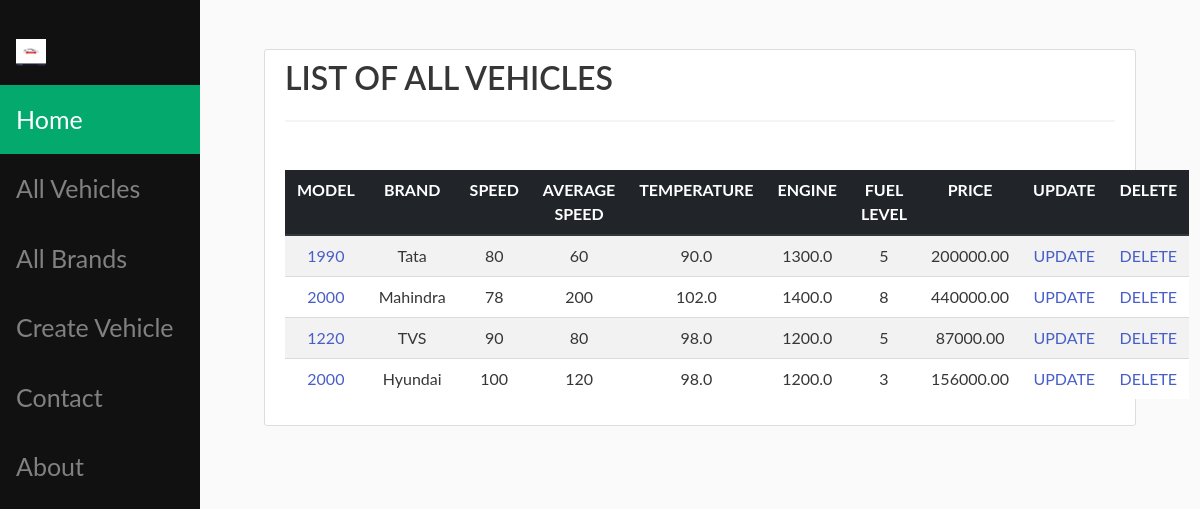
The app's page /vehicle_list/ with its own data.
### app/models.py (models this page shows, shortened)
class Vehicle(models.Model):
    model = models.PositiveIntegerField(max_length=4)
    brand = models.ForeignKey(Brand, null=True, on_delete=models.CASCADE)
    speed = models.PositiveIntegerField()
    average_speed = models.PositiveIntegerField()
    temperature = models.FloatField()
    fuel_level = models.CharField(max_length=10)
    engine = models.FloatField(default=0)
    price = models.DecimalField(max_digits=10, decimal_places=2)
    photo = models.ImageField(upload_to ='uploads', null=True, blank = True, default='default.png')
    thumbnail = models.ImageField(upload_to='thumbnails', null=True, blank=True)

class Brand(models.Model):
    name = models.CharField(max_length=20)
    image = models.ImageField(upload_to ='uploads', null=True, blank=True)
    def __str__(self):
        return "{title}".format(title=self.name)

### app/views.py (the view)
# urls.py: path('vehicle_list/', views.VehicleListView.as_view(), name="vehicle list"),
class VehicleListView(ListView):
    model = Vehicle
    form_class = VehicleListForm
    template_name = 'app/vehicle_list.html'
    context_object_name = 'vehicles'

### app/templates/app/vehicle_list.html (shortened to what this page needs)
{% extends "app/base.html" %}
{% block content %}
    <article class="content-section">
        <h1 class="display-3">LIST OF ALL VEHICLES</h1>
        <hr>
        <br>
        <table class="table table-striped">
            <thead class="thead-dark">
                <tr>
                    <th>MODEL</th>
                    <th>BRAND</th>
                    <th>SPEED</th>
                    <th>AVERAGE SPEED</th>
                    <th>TEMPERATURE</th>
                    <th>ENGINE</th>
                    <th>FUEL LEVEL</th>
                    <th>PRICE</th>
                    <th>UPDATE</th>
                    <th>DELETE</th>
                </tr>
            </thead>
            <body>
                {% for vehicle in vehicles %}
                <tr>
                    <td><a href="{% url 'vehicle' vehicle.id %}">{{ vehicle.model }}</td></a>
                    <td>{{ vehicle.brand }}</td>
                    <td>{{ vehicle.speed }}</td>
                    <td>{{ vehicle.average_speed }}</td>
                    <td>{{ vehicle.temperature }}</td>
                    <td>{{ vehicle.engine }}</td>
                    <td>{{ vehicle.fuel_level }}</td>
                    <td>{{ vehicle.price }}</td>
                    <td><a href="{% url 'update vehicle' vehicle.id %}">UPDATE</td></a>
                    <td><a href="{% url 'delete vehicle' vehicle.id %}">DELETE</td></a>
                </tr>
                {% empty %}
                <tr>
                    <td class="article-title" colspan="4">No Data Present</td>
                </tr>
                {% endfor %}
            </body>
        </table>
{% endblock content %}

### app/static/app/css/main.css (style rules this page uses)
body { background: #fafafa; color: #333333; margin-top: 5rem; }
h1, h2, h3, h4, h5, h6 { color: #444444; }
.content-section { background: #ffffff; padding: 10px 20px; border: 1px solid #dddddd; border-radius: 3px; margin-bottom: 20px; }
th, td { padding: 15px; text-align: center; }
.table { text-align: center; }

### app/templates/app/base.html (style rules this page uses)
body { margin: 0; font-family: "Lato", sans-serif; }

### records on screen
Vehicle: model "1990", brand "Tata", speed "80", average_speed "60", temperature "90.0", engine "1300.0", fuel_level "5", price "200000.00"
Vehicle: model "2000", brand "Mahindra", speed "78", average_speed "200", temperature "102.0", engine "1400.0", fuel_level "8", price "440000.00"
Vehicle: model "1220", brand "TVS", speed "90", average_speed "80", temperature "98.0", engine "1200.0", fuel_level "5", price "87000.00"
Vehicle: model "2000", brand "Hyundai", speed "100", average_speed "120", temperature "98.0", engine "1200.0", fuel_level "3", price "156000.00"
